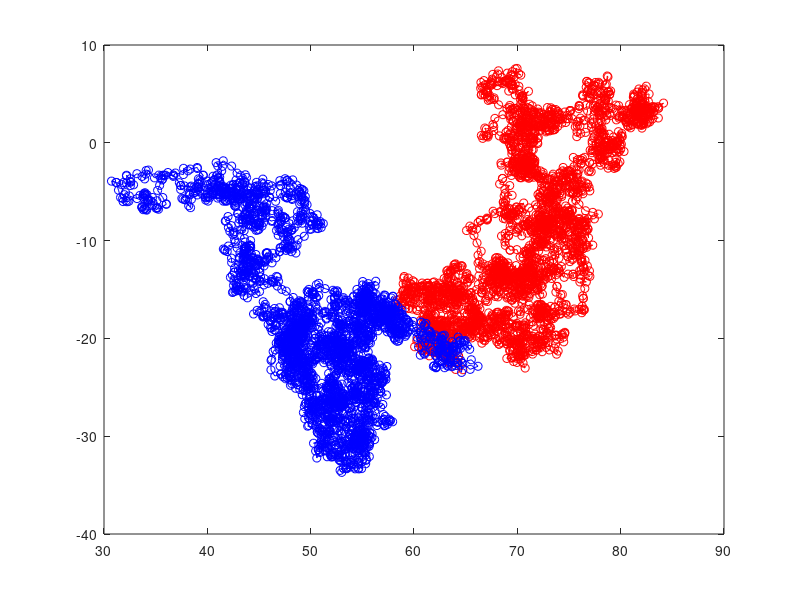

This figure's MATLAB source:
% centre of cirlce
x_centre = 0;
y_centre = 0;
% Node_1 initial positions
x1 = zeros(1);
y1 = zeros(1);
x1(1) = ((100*rand) * cosd(360*rand)) + x_centre;
y1(1) = ((100*rand) * sind(360*rand)) + y_centre;
% Node_2 initial positions
x2 = zeros(1);
y2 = zeros(1);
x2(1) = ((100*rand) * cosd(360*rand)) + x_centre;
y2(1) = ((100*rand) * sind(360*rand)) + y_centre;
i = 2;

while sqrt((x2(i-1) - x1(i-1))^2 + (y2(i-1) - y1(i-1))^2) > 1
    fprintf('The distance is %d m\n', sqrt((x2(i-1) - x1(i-1))^2 + (y2(i-1) - y1(i-1))^2));
    % for second node
    theta = rand;
    step_size = rand;
    change_in_x1 = (step_size * cosd(theta*360)) + x1(i-1);
    change_in_y1 = (step_size * sind(theta*360)) + y1(i-1);
    if sqrt((change_in_x1 - x_centre)^2 + (change_in_y1 - y_centre)^2) <= 100
        x1(i) = change_in_x1;
        y1(i) = change_in_y1;
    else
        x1(i) = x1(i-1);
        y1(i) = y1(i-1);
    end
    % for second node
    theta = rand;
    step_size = rand;
    change_in_x2 = (step_size * cosd(theta*360)) + x2(i-1);
    change_in_y2 = (step_size * sind(theta*360)) + y2(i-1);
    if sqrt((change_in_x2 - x_centre)^2 + (change_in_y2 - y_centre)^2) <= 100
        x2(i) = change_in_x2;
        y2(i) = change_in_y2;
    else
        x2(i) = x2(i-1);
        y2(i) = y2(i-1);
    end
    i = i + 1;
end
fprintf('The i is %d\n', i);
ylabel("position")
xlabel("Step_count")
title("Random Walk")
plot(x1, y1,'-or')
hold on
plot(x2, y2,'-ob')